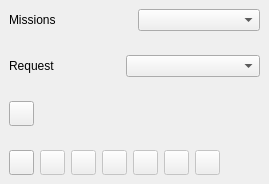
        <widget class="QWidget" name="wid2" native="true">
         <layout class="QVBoxLayout" name="verticalLayout">
          <property name="margin">
           <number>0</number>
          </property>
          <item>
           <widget class="QWidget" name="widMissions" native="true">
            <layout class="QHBoxLayout" name="horizontalLayout_7">
             <item>
              <widget class="QLabel" name="lblMissions">
               <property name="text">
                <string>Missions</string>
               </property>
              </widget>
             </item>
             <item>
              <widget class="QComboBox" name="cmbMissions"/>
             </item>
            </layout>
           </widget>
          </item>
          <item>
           <widget class="QWidget" name="widRequest" native="true">
            <layout class="QHBoxLayout" name="horizontalLayout_8">
             <item>
              <widget class="QLabel" name="lblRequest">
               <property name="text">
                <string>Request</string>
               </property>
              </widget>
             </item>
             <item>
              <widget class="QComboBox" name="cmbRequest">
               <item>
                <property name="text">
                 <string/>
                </property>
               </item>
               <item>
                <property name="text">
                 <string>Get image</string>
                </property>
               </item>
               <item>
                <property name="text">
                 <string>Get occupancy grid</string>
                </property>
               </item>
               <item>
                <property name="text">
                 <string>Get path</string>
                </property>
               </item>
               <item>
                <property name="text">
                 <string>Get all data</string>
                </property>
               </item>
               <item>
                <property name="text">
                 <string>Get grid+path</string>
                </property>
               </item>
              </widget>
             </item>
            </layout>
           </widget>
          </item>
          <item>
           <widget class="QWidget" name="wid23" native="true">
            <layout class="QHBoxLayout" name="horizontalLayout_9">
             <item>
              <widget class="QPushButton" name="btnArrow">
               <property name="minimumSize">
                <size>
                 <width>0</width>
                 <height>25</height>
                </size>
               </property>
               <property name="maximumSize">
                <size>
                 <width>25</width>
                 <height>25</height>
                </size>
               </property>
               <property name="text">
                <string/>
               </property>
               <property name="checkable">
                <bool>true</bool>
               </property>
              </widget>
             </item>
             <item>
              <spacer name="horizontalSpacer_2">
               <property name="orientation">
                <enum>Qt::Horizontal</enum>
               </property>
               <property name="sizeHint" stdset="0">
                <size>
                 <width>40</width>
                 <height>20</height>
                </size>
               </property>
              </spacer>
             </item>
            </layout>
           </widget>
          </item>
          <item>
           <widget class="QWidget" name="wid24" native="true">
            <layout class="QHBoxLayout" name="horizontalLayout_10">
             <item>
              <widget class="QPushButton" name="btnCreate">
               <property name="minimumSize">
                <size>
                 <width>0</width>
                 <height>25</height>
                </size>
               </property>
               <property name="maximumSize">
                <size>
                 <width>25</width>
                 <height>25</height>
                </size>
               </property>
               <property name="text">
                <string/>
               </property>
               <property name="checkable">
                <bool>true</bool>
               </property>
              </widget>
             </item>
             <item>
              <widget class="QPushButton" name="btnPath">
               <property name="enabled">
                <bool>false</bool>
               </property>
               <property name="minimumSize">
                <size>
                 <width>0</width>
                 <height>25</height>
                </size>
               </property>
               <property name="maximumSize">
                <size>
                 <width>25</width>
                 <height>25</height>
                </size>
               </property>
               <property name="text">
                <string/>
               </property>
               <property name="checkable">
                <bool>true</bool>
               </property>
              </widget>
             </item>
             <item>
              <widget class="QPushButton" name="btnNoGo">
               <property name="enabled">
                <bool>false</bool>
               </property>
               <property name="minimumSize">
                <size>
                 <width>0</width>
                 <height>25</height>
                </size>
               </property>
               <property name="maximumSize">
                <size>
                 <width>25</width>
                 <height>25</height>
                </size>
               </property>
               <property name="text">
                <string/>
               </property>
               <property name="checkable">
                <bool>true</bool>
               </property>
              </widget>
             </item>
             <item>
              <widget class="QPushButton" name="btnDoor">
               <property name="enabled">
                <bool>false</bool>
               </property>
               <property name="minimumSize">
                <size>
                 <width>0</width>
                 <height>25</height>
                </size>
               </property>
               <property name="maximumSize">
                <size>
                 <width>25</width>
                 <height>25</height>
                </size>
               </property>
               <property name="text">
                <string/>
               </property>
               <property name="checkable">
                <bool>true</bool>
               </property>
              </widget>
             </item>
             <item>
              <widget class="QPushButton" name="btnCarInt">
               <property name="enabled">
                <bool>false</bool>
               </property>
               <property name="minimumSize">
                <size>
                 <width>0</width>
                 <height>25</height>
                </size>
               </property>
               <property name="maximumSize">
                <size>
                 <width>25</width>
                 <height>25</height>
                </size>
               </property>
               <property name="text">
                <string/>
               </property>
               <property name="checkable">
                <bool>true</bool>
               </property>
              </widget>
             </item>
             <item>
              <widget class="QPushButton" name="btnRotate">
               <property name="enabled">
                <bool>false</bool>
               </property>
               <property name="minimumSize">
                <size>
                 <width>0</width>
                 <height>25</height>
                </size>
               </property>
               <property name="maximumSize">
                <size>
                 <width>25</width>
                 <height>25</height>
                </size>
               </property>
               <property name="text">
                <string/>
               </property>
               <property name="checkable">
                <bool>true</bool>
               </property>
              </widget>
             </item>
             <item>
              <widget class="QPushButton" name="btnSteps">
               <property name="enabled">
                <bool>false</bool>
               </property>
               <property name="minimumSize">
                <size>
                 <width>0</width>
                 <height>25</height>
                </size>
               </property>
               <property name="maximumSize">
                <size>
                 <width>25</width>
                 <height>25</height>
                </size>
               </property>
               <property name="text">
                <string/>
               </property>
               <property name="checkable">
                <bool>true</bool>
               </property>
              </widget>
             </item>
             <item>
              <spacer name="horizontalSpacer_3">
               <property name="orientation">
                <enum>Qt::Horizontal</enum>
               </property>
               <property name="sizeHint" stdset="0">
                <size>
                 <width>40</width>
                 <height>20</height>
                </size>
               </property>
              </spacer>
             </item>
            </layout>
           </widget>
          </item>
         </layout>
        </widget>
